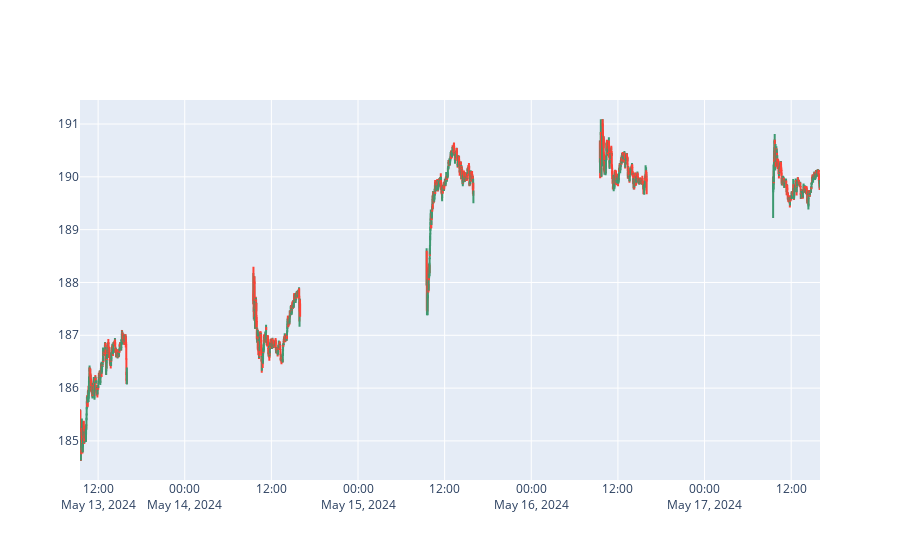

Notebook code cell kept with this figure:
### Code cell
# Plotting the OHLC data

fig = go.Figure(data=go.Ohlc(x=data.index,
                open=data.Open,
                high=data.High,
                low=data.Low,
                close=data.Close))
fig.update(layout_xaxis_rangeslider_visible=False)
fig.show()

### Figure 1 — Plotly figure (JSON) as saved in the notebook; plotly's stock layout.template omitted (floating-point values rounded to 4 significant figures; data arrays with more than 128 entries replaced by an {"elided": "..."} marker saying what was removed)
{"data": [{"close": {"elided": "1941 float values"}, "high": {"elided": "1941 float values"}, "low": {"elided": "1941 float values"}, "open": {"elided": "1941 float values"}, "type": "ohlc", "x": {"elided": "1941 str values"}}], "layout": {"xaxis": {"rangeslider": {"visible": false}}}}
